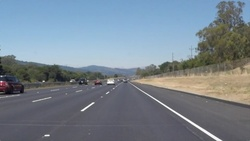
#> input picture test_images/solidWhiteRight.jpg, 250 x 141 px, shrunk from 960 x 540 before the run
$ jupyter execute --allow-errors P1.ipynb   (shell and % lines are left out)   (older library calls are emulated)
#> lines starting #> are read from the running program, lines starting #| are printed output that depends on the picture; after the words box and inside, x2 and y2 are one past the last pixel; in counts of white or black regions, pixels touching at a corner belong together
# Self-Driving Car Engineer Nanodegree

## Project: **Finding Lane Lines on the Road**
***
In this project, you will use the tools you learned about in the lesson to identify lane lines on the road.  You can develop your pipeline on a series of individual images, and later apply the result to a video stream (really just a series of images). Check out the video clip "raw-lines-example.mp4" (also contained in this repository) to see what the output should look like after using the helper functions below.

Once you have a result that looks roughly like "raw-lines-example.mp4", you'll need to get creative and try to average and/or extrapolate the line segments you've detected to map out the full extent of the lane lines.  You can see an example of the result you're going for in the video "P1_example.mp4".  Ultimately, you would like to draw just one line for the left side of the lane, and one for the right.

In addition to implementing code, there is a brief writeup to complete. The writeup should be completed in a separate file, which can be either a markdown file or a pdf document. There is a [write up template](https://github.com/udacity/CarND-LaneLines-P1/blob/master/writeup_template.md) that can be used to guide the writing process. Completing both the code in the Ipython notebook and the writeup template will cover all of the [rubric points](https://review.udacity.com/#!/rubrics/322/view) for this project.

---
Let's have a look at our first image called 'test_images/solidWhiteRight.jpg'.  Run the 2 cells below (hit Shift-Enter or the "play" button above) to display the image.

**Note: If, at any point, you encounter frozen display windows or other confounding issues, you can always start again with a clean slate by going to the "Kernel" menu above and selecting "Restart & Clear Output".**

---

**The tools you have are color selection, region of interest selection, grayscaling, Gaussian smoothing, Canny Edge Detection and Hough Tranform line detection.  You  are also free to explore and try other techniques that were not presented in the lesson.  Your goal is piece together a pipeline to detect the line segments in the image, then average/extrapolate them and draw them onto the image for display (as below).  Once you have a working pipeline, try it out on the video stream below.**

---

<figure>

 <figcaption>
 <p></p>
 <p style="text-align: center;"> Your output should look something like this (above) after detecting line segments using the helper functions below </p>
 </figcaption>
</figure>
 <p></p>
<figure>

 <figcaption>
 <p></p>
 <p style="text-align: center;"> Your goal is to connect/average/extrapolate line segments to get output like this</p>
 </figcaption>
</figure>

**Run the cell below to import some packages.  If you get an `import error` for a package you've already installed, try changing your kernel (select the Kernel menu above --> Change Kernel).  Still have problems?  Try relaunching Jupyter Notebook from the terminal prompt.  Also, consult the forums for more troubleshooting tips.**

## Import Packages

[cell 1]
#importing some useful packages
import matplotlib.pyplot as plt
import matplotlib.image as mpimg
import numpy as np
import cv2

## Read in an Image

[cell 2]
#reading in an image
image = mpimg.imread('test_images/solidWhiteRight.jpg')
#> image is the input picture: shape (141, 250, 3); mean R, G, B 120.3, 132.6, 143.6

#printing out some stats and plotting
print('This image is:', type(image), 'with dimensions:', image.shape)
#| This image is: <class 'numpy.ndarray'> with dimensions: (141, 250, 3)
plt.imshow(image)  # if you wanted to show a single color channel image called 'gray', for example, call as plt.imshow(gray, cmap='gray')

## Ideas for Lane Detection Pipeline

**Some OpenCV functions (beyond those introduced in the lesson) that might be useful for this project are:**

`cv2.inRange()` for color selection
`cv2.fillPoly()` for regions selection
`cv2.line()` to draw lines on an image given endpoints
`cv2.addWeighted()` to coadd / overlay two images
`cv2.cvtColor()` to grayscale or change color
`cv2.imwrite()` to output images to file
`cv2.bitwise_and()` to apply a mask to an image

**Check out the OpenCV documentation to learn about these and discover even more awesome functionality!**

## Helper Functions

Below are some helper functions to help get you started. They should look familiar from the lesson!

[cell 3]
import math

#initialize variables to maintain history between frames
historic_right = []
historic_left = []
lines_historic_right = []
lines_historic_left = []

def initialize_historic():
    #reset historic variables
    historic_right[:] = []
    historic_left[:] = []
    lines_historic_right[:] = []
    lines_historic_left[:] = []

def color_filter(img):
    """Coverst the image from RGB to HLS and defines color
    masks for white and yellow and returns the image
    applied with the combined color mask"""
    #Add yellow mask
    # Convert RGB to HLS
    hls = cv2.cvtColor(img, cv2.COLOR_RGB2HLS)

    # define range of yellow color in HLS
    lower_yellow = np.uint8([10,50,100])
    upper_yellow = np.uint8([100,255,255])

    # Threshold the HLS image to get only yellow colors
    mask_yellow = cv2.inRange(hls, lower_yellow, upper_yellow)

    #Add white mask
    # define range of white color in HLS
    lower_white = np.uint8([20,200,0])
    upper_white = np.uint8([255,255,255])

    # Threshold the HLS image to get only white colors
    mask_white = cv2.inRange(hls, lower_white, upper_white)

    # Threshold the HSV image to get only blue colors
    mask_white_or_yellow = cv2.bitwise_or(mask_yellow, mask_white)

    return cv2.bitwise_and(img, img, mask=mask_white_or_yellow)

def grayscale(img):
    """Applies the Grayscale transform
    This will return an image with only one color channel
    but NOTE: to see the returned image as grayscale
    (assuming your grayscaled image is called 'gray')
    you should call plt.imshow(gray, cmap='gray')"""
    return cv2.cvtColor(img, cv2.COLOR_RGB2GRAY)
    # Or use BGR2GRAY if you read an image with cv2.imread()
    #return cv2.cvtColor(img, cv2.COLOR_BGR2GRAY)

def canny(img, low_threshold, high_threshold):
    """Applies the Canny transform"""
    return cv2.Canny(img, low_threshold, high_threshold)

def gaussian_blur(img, kernel_size):
    """Applies a Gaussian Noise kernel"""
    return cv2.GaussianBlur(img, (kernel_size, kernel_size), 0)

def region_of_interest(img, vertices):
    """
    Applies an image mask.

    Only keeps the region of the image defined by the polygon
    formed from `vertices`. The rest of the image is set to black.
    `vertices` should be a numpy array of integer points.
    """
    #defining a blank mask to start with
    mask = np.zeros_like(img)

    #defining a 3 channel or 1 channel color to fill the mask with depending on the input image
    if len(img.shape) > 2:
        channel_count = img.shape[2]  # i.e. 3 or 4 depending on your image
        ignore_mask_color = (255,) * channel_count
    else:
        ignore_mask_color = 255

    #filling pixels inside the polygon defined by "vertices" with the fill color
    cv2.fillPoly(mask, vertices, ignore_mask_color)

    #returning the image only where mask pixels are nonzero
    masked_image = cv2.bitwise_and(img, mask)

    return masked_image

def draw_lines(img, lines, color=[255,0,0], thickness=7):
    """
    This function draws `lines` with `color` and `thickness`.
    Lines are drawn on the image inplace (mutates the image).
    If you want to make the lines semi-transparent, think about combining
    this function with the weighted_img() function below
    """
    for line in lines:
        for x1,y1,x2,y2 in line:
            cv2.line(img, (x1, y1), (x2, y2), color, thickness)

# [62 lines left out: function generate_lines, not called in this run]

def generate_lines_advanced(img, lines):
    """
    This function builds on the logic of previous generate_lines function and modifies
    it to have an advantage. Here we examine the slopes and remove the outliers
    based on some assumed distribution.

    And then we take the weighted average of the slopes according to their line lengths.

    Also we try to smoothen the lines output across frames by calculating the average of
    the previous n lines.
    """
    #initialize variables
    right = np.empty(shape=[0, 3])
    left = np.empty(shape=[0, 3])
    ystart = int(img.shape[0])
    yend = int(0.6*img.shape[0])
    min_slope = 0.3
    max_slope = 1
    tolerance = 0.2
    historic_tolerance = 0.05
    m=0
    b=0
    lines_output = []

    for line in lines:
        for x1,y1,x2,y2 in line:
            if(abs(x1-x2) > 0 and abs(y1-y2) > 0):
                #calculate slope, intercept and length of each line
                slope = (y2-y1)/(x2-x1)
                intercept = y1 - slope*x1
                line_length = np.sqrt((y2-y1)**2+(x2-x1)**2)
                #can filter slopes which are too vertical or horizontal
                if abs(slope) < min_slope or abs(slope) > max_slope: continue
                #seperate slopes and line points into right and left
                if slope > 0:
                    #can filter the slopes further using history to keep only which are nearer to our previous lines
                    #if len(historic_right) != 0 and abs(slope - np.mean(np.array((historic_right))[:,0])) > historic_tolerance: continue
                    right = np.append(right,np.array([[slope, intercept, line_length]]),axis = 0)
                else:
                    #if len(historic_left) != 0 and abs(slope - np.mean(np.array((historic_left))[:,0])) > historic_tolerance: continue
                    left = np.append(left,np.array([[slope, intercept, line_length]]),axis = 0)

    if len(right) > 0:
        ## just keep the observations with slopes with 1.5 std dev
        right = right[reject_outliers(right[:,0], 1.5)]
        if len(right) > 0:
            #calculate weighted avg values
            right_lines = np.dot(right[1:,2],right[1:,:2])/np.sum(right[1:,2])
            m = right_lines[0]
            b = right_lines[1]
        elif len(historic_right) > 0:
            #fallback to historic data when current data is not available
            m = historic_right[-1][0]
            b = historic_right[-1][1]
    elif len(historic_right) > 0:
        #fallback to historic data when current data is not available
        m = historic_right[-1][0]
        b = historic_right[-1][1]

    if m != 0 and b != 0:
        # We have m and b, so we can find y using x=(y-b)/m
        x1 = int((ystart - b)/m)
        x2 = int((yend - b)/m)
        #calculate new line
        new_line = [x1, ystart, x2, yend]
        #calculate average lines based on historic data
        new_line =  average_lines(new_line, lines_historic_right)
        #add line
        lines_output.append([(new_line[0], new_line[1], new_line[2], new_line[3])])
        #save historic data
        historic_right.append([m, b])
    else:
        print('No m & b')

    if len(left) > 0:
        ## just keep the observations with slopes with 1.5 std dev
        left = left[reject_outliers(left[:,0], 1.5)]
        if len(left) > 0:
            #calculate weighted avg values
            left_lines = np.dot(left[1:,2],left[1:,:2])/np.sum(left[1:,2])
            m = left_lines[0]
            b = left_lines[1]
        elif len(historic_left) > 0:
            #fallback to historic data when current data is not available
            m = historic_left[-1][0]
            b = historic_left[-1][1]
    elif len(historic_right) > 0:
        #fallback to historic data when current data is not available
        m = historic_left[-1][0]
        b = historic_left[-1][1]

    if m != 0 and b != 0:
        # We have m and b, so we can find y using x=(y-b)/m
        x1 = int((ystart - b)/m)
        x2 = int((yend - b)/m)
        #calculate new line
        new_line = [x1, ystart, x2, yend]
        #calculate average lines based on historic data
        new_line =  average_lines(new_line, lines_historic_left)
        #add line
        lines_output.append([(new_line[0], new_line[1], new_line[2], new_line[3])])
        #save historic data
        historic_left.append([m, b])
    else:
        print('No m & b')

    return np.array(lines_output)

def hough_lines(img, rho, theta, threshold, min_line_len, max_line_gap):
    """
    `img` should be the output of a Canny transform.

    Returns an image with hough lines drawn.
    """
    lines = cv2.HoughLinesP(img, rho, theta, threshold, np.array([]), minLineLength=min_line_len, maxLineGap=max_line_gap)
    line_img = np.zeros((img.shape[0], img.shape[1], 3), dtype=np.uint8)
    #lines = generate_lines(line_img, lines)
    lines = generate_lines_advanced(line_img, lines)
    draw_lines(line_img, lines)
    return line_img

# Python 3 has support for cool math symbols.

def weighted_img(img, initial_img, α=0.8, β=1., γ=0.):
    """
    `img` is the output of the hough_lines(), An image with lines drawn on it.
    Should be a blank image (all black) with lines drawn on it.

    `initial_img` should be the image before any processing.

    The result image is computed as follows:

    initial_img * α + img * β + γ
    NOTE: initial_img and img must be the same shape!
    """
    return cv2.addWeighted(initial_img, α, img, β, γ)

def average_lines(line, previous):
    """
    Calculates the average of lines by maintaining last 'n' lines.
    Helps to smoothen out the lines across frames.
    """
    #add the new lane line
    if line is not None:
        previous.append(line)

    #only keep the n most recent lane lines
    if len(previous) >= 10:
        previous.pop(0)

    #take the average of the past lane lines and the new ones
    if len(previous) > 0:
        return np.mean(previous, axis = 0, dtype=np.int)

def reject_outliers(data, m=2):
    """
    Takes a list as input and return a filtered list with any outlying
    elements removed based on some assumed distribution of the
    points in orignal list.
    """
    return np.array(abs(data - np.mean(data)) < m*np.std(data))

## Test Images

Build your pipeline to work on the images in the directory "test_images"
**You should make sure your pipeline works well on these images before you try the videos.**

[cell 4]
import os
os.listdir("test_images/")

## Build a Lane Finding Pipeline

Build the pipeline and run your solution on all test_images. Make copies into the `test_images_output` directory, and you can use the images in your writeup report.

Try tuning the various parameters, especially the low and high Canny thresholds as well as the Hough lines parameters.

[cell 5]
# TODO: Build your pipeline that will draw lane lines on the test_images
# then save them to the test_images_output directory.
#importing some useful packages
def find_lanes(image_raw, image_path = '', save = False):
    #Filter the image by color
    image_filtered = color_filter(image_raw)
    if save:
        mpimg.imsave(image_path+'_color.jpg', image_filtered)

    #Convert to gray scale
    image_gray = grayscale(image_filtered)
    if save:
        mpimg.imsave(image_path+'_gray.jpg', image_gray, cmap='gray')

    #Apply Gaussian Blur
    image_blur = gaussian_blur(image_gray, kernel_size=5)

    #Apply Canny Edge detection
    image_edges = canny(image_blur, low_threshold=50, high_threshold=150)
    if save:
        mpimg.imsave(image_path+'_edges.jpg', image_edges, cmap='gray')

    image_shape = image_raw.shape
    #calculate vertices for polygon to be used in ROI
    image_vertices = np.array([[(0.1*image_shape[1],image_shape[0]),
                          (0.95*image_shape[1],image_shape[0]),
                          (0.54*image_shape[1],0.61*image_shape[0]),
                          (0.46*image_shape[1],0.61*image_shape[0])]],
                        dtype=np.int32)
    #Apply region mask
    image_masked = region_of_interest(image_edges, image_vertices)
    if save:
        mpimg.imsave(image_path+'_masked.jpg', image_masked, cmap='gray')

    #Apply Hough Transform to extract lines
    image_lines = hough_lines(image_masked, rho=1, theta=np.pi / 180, threshold=15, min_line_len=25, max_line_gap=250)

    #Draw the lines onto original image
    image_lines_edges = weighted_img(image_lines, image_raw)
    if save:
        mpimg.imsave(image_path+'.jpg', image_lines_edges)

    return image_lines_edges

input_dir = "test_images/"
output_dir = "test_images_output/"
for image in os.listdir(input_dir):
    image_raw = mpimg.imread(input_dir+image)
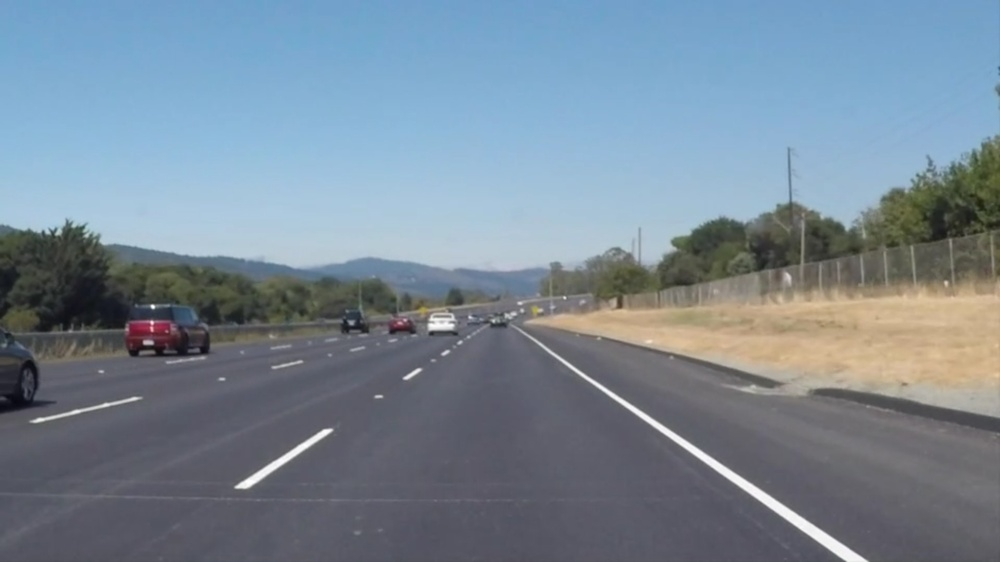
#> input picture test_images/anomaly.jpg, 1000 x 562 px, shrunk from 3840 x 2160 before the run
#> image_raw is the input picture: shape (562, 1000, 3); mean R, G, B 120.4, 135.8, 149.5
    #image_raw = cv2.imread(input_dir+image)
    image_path = output_dir+image.replace(".jpg", "")
    initialize_historic()
    find_lanes(image_raw,image_path,True)
#> in color_filter, `mask_yellow = cv2.inRange(hls, lower_yellow, upper_yellow)`:
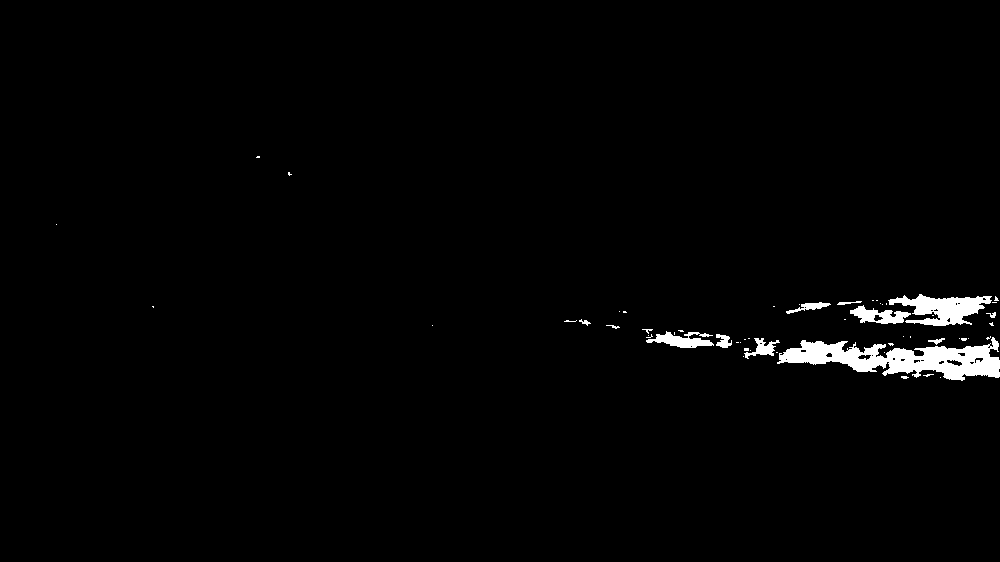
#> mask_yellow: shape (562, 1000); 1.6% white; 56 white regions (43 under 20 px), largest, box (x1, y1, x2, y2) and area: (777, 337, 1000, 381) 4821, (888, 294, 992, 326) 1767, (646, 331, 714, 348) 609
#> in find_lanes, `mpimg.imsave(image_path+'_gray.jpg', image_gray, cmap='gray')`:
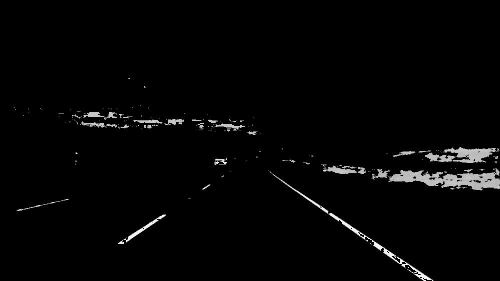
#> saved as anomaly_gray.jpg: shape (562, 1000, 3) (shown at 1/2 size); min 0, max 255, mean 5.2
#> in region_of_interest, `cv2.fillPoly(mask, vertices, ignore_mask_color)`:
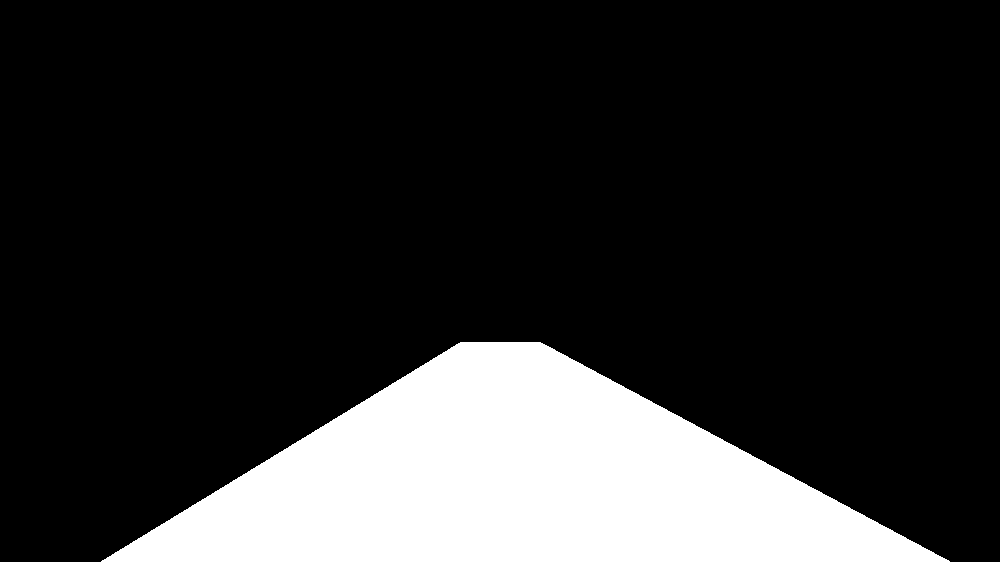
#> mask: shape (562, 1000); 18.2% white; 1 white region, box (x1, y1, x2, y2) and area: (101, 342, 950, 562) 102465
#> in region_of_interest, `masked_image = cv2.bitwise_and(img, mask)`:
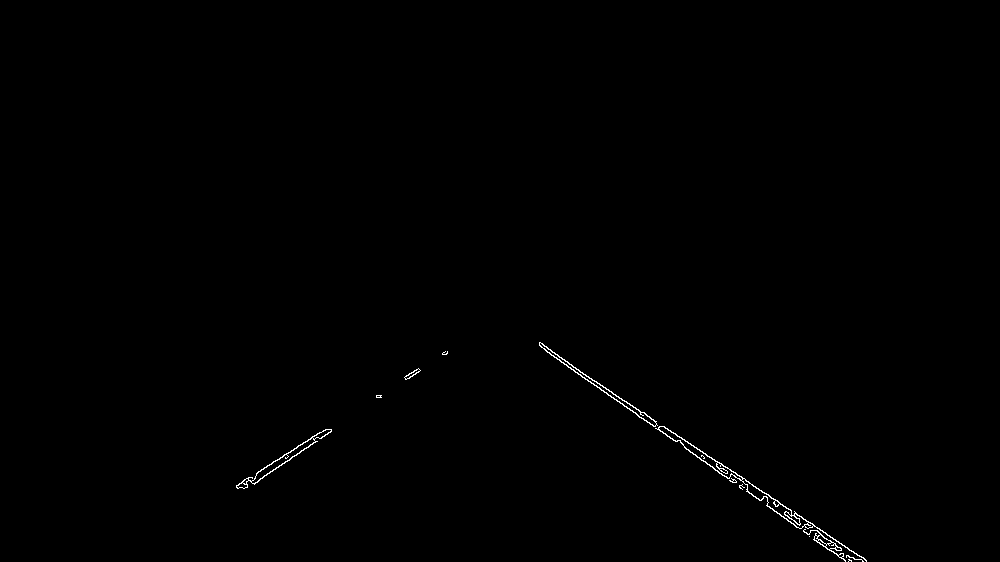
#> masked_image: shape (562, 1000); 0.32% white in thin lines or dots, all inside (x1, y1, x2, y2) = (236, 342, 867, 562)
#> in hough_lines, `lines = cv2.HoughLinesP(img, rho, theta, threshold, np.array([]), minL..`: lines = 23 rows, first 6: [545, 350, 863, 557], [550, 354, 865, 559], [539, 345, 812, 523], [574, 371, 866, 561], [639, 417, 857, 559], [597, 387, 862, 560]
#> the loop in generate_lines_advanced, `for line in lines:` made 23 passes
#> in hough_lines, `lines = generate_lines_advanced(line_img, lines)`: lines = [[863, 562, 520, 337], [129, 562, 467, 337]]
#> the loop in draw_lines, `for line in lines:` made 2 passes
#> in weighted_img, `return cv2.addWeighted(initial_img, α, img, β, γ)`:
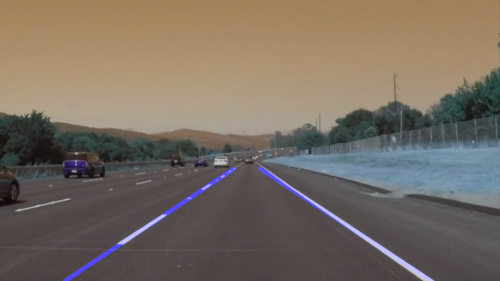
#> returned value: shape (562, 1000, 3) (shown at 1/2 size); mean of channels 0, 1, 2 97.9, 108.7, 119.6; drawn as B, G, R
#> in find_lanes, `mpimg.imsave(image_path+'.jpg', image_lines_edges)`:
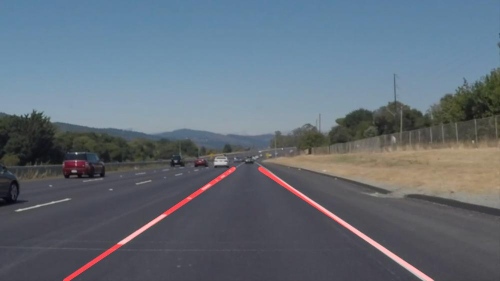
#> saved as anomaly.jpg: shape (562, 1000, 3) (shown at 1/2 size); mean R, G, B 98, 108.6, 119.8
#> pass 2 of the loop `for image in os.listdir(input_dir):`:
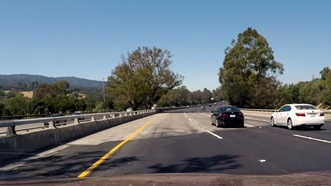
#> input picture test_images/challengeBridgeApproach.jpg, 331 x 186 px, shrunk from 1271 x 714 before the run
#> image_raw is the input picture: shape (186, 331, 3); mean R, G, B 103.1, 114.3, 122.8
#> in color_filter (call 2), `mask_yellow = cv2.inRange(hls, lower_yellow, upper_yellow)`:
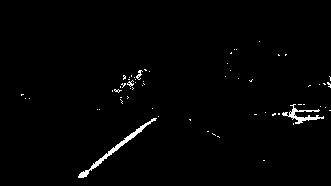
#> mask_yellow: shape (186, 331); 1.4% white; 63 white regions (59 under 20 px), largest, box (x1, y1, x2, y2) and area: (78, 118, 157, 178) 376, (282, 104, 324, 124) 238, (136, 70, 143, 80) 29, (127, 80, 134, 87) 22
#> the loop in generate_lines_advanced (call 2), `for line in lines:` made 6 passes
#> line on passes 1 to 4: [[79, 175, 145, 122]], [[83, 177, 156, 118]], [[82, 177, 155, 118]], [[78, 177, 151, 118]]
#> the loop in draw_lines (call 2), `for line in lines:` made 1 pass
#> line on pass 1: [[67, 186, 160, 111]]
#> in find_lanes (call 2), `mpimg.imsave(image_path+'.jpg', image_lines_edges)`:
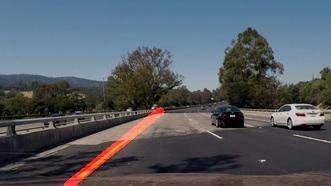
#> saved as challengeBridgeApproach.jpg: shape (186, 331, 3); mean R, G, B 84.9, 91.4, 98.4
